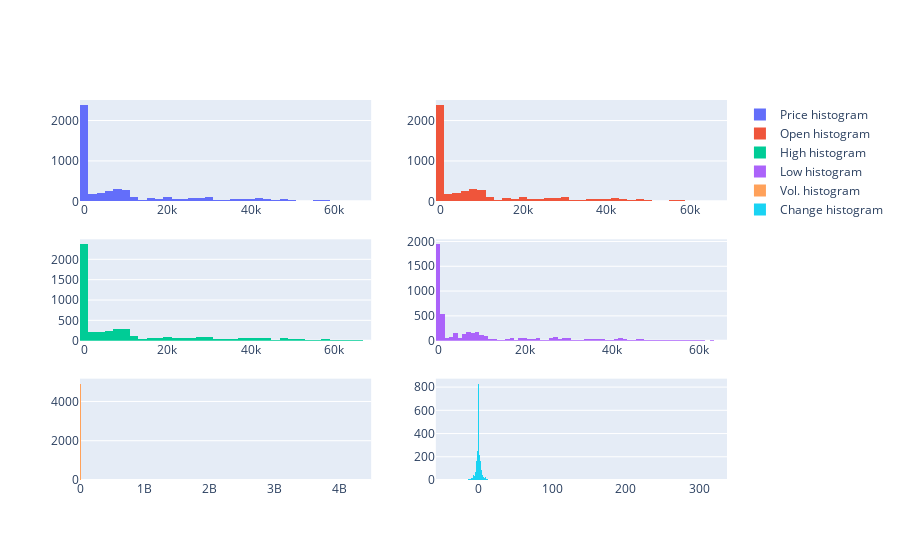

Notebook code for this chart:
### Code cell
fig = make_subplots(rows=3, cols=2)
fig.add_trace(
    go.Histogram(x=bitcoin_df['Price'], name='Price histogram'),
    row=1, col=1
)
fig.add_trace(
    go.Histogram(x=bitcoin_df['Open'], name='Open histogram'),
    row=1, col=2
)
fig.add_trace(
    go.Histogram(x=bitcoin_df['High'], name='High histogram'),
    row=2, col=1
)
fig.add_trace(
    go.Histogram(x=bitcoin_df['Low'], name='Low histogram'),
    row=2, col=2
)
fig.add_trace(
    go.Histogram(x=bitcoin_df['Vol.'], name='Vol. histogram'),
    row=3, col=1
)
fig.add_trace(
    go.Histogram(x=bitcoin_df['Change %'], name='Change histogram'),
    row=3, col=2
)
fig.show()

### Figure 1 — Plotly figure (JSON) as saved in the notebook; plotly's stock layout.template omitted (floating-point values rounded to 4 significant figures; data arrays with more than 128 entries replaced by an {"elided": "..."} marker saying what was removed)
{"data": [{"name": "Price histogram", "type": "histogram", "x": {"elided": "4970 float values"}, "xaxis": "x", "yaxis": "y"}, {"name": "Open histogram", "type": "histogram", "x": {"elided": "4970 float values"}, "xaxis": "x2", "yaxis": "y2"}, {"name": "High histogram", "type": "histogram", "x": {"elided": "4970 float values"}, "xaxis": "x3", "yaxis": "y3"}, {"name": "Low histogram", "type": "histogram", "x": {"elided": "4970 float values"}, "xaxis": "x4", "yaxis": "y4"}, {"name": "Vol. histogram", "type": "histogram", "x": {"elided": "4970 int values"}, "xaxis": "x5", "yaxis": "y5"}, {"name": "Change histogram", "type": "histogram", "x": {"elided": "4970 float values"}, "xaxis": "x6", "yaxis": "y6"}], "layout": {"xaxis": {"anchor": "y", "domain": [0, 0.45]}, "xaxis2": {"anchor": "y2", "domain": [0.55, 1]}, "xaxis3": {"anchor": "y3", "domain": [0, 0.45]}, "xaxis4": {"anchor": "y4", "domain": [0.55, 1]}, "xaxis5": {"anchor": "y5", "domain": [0, 0.45]}, "xaxis6": {"anchor": "y6", "domain": [0.55, 1]}, "yaxis": {"anchor": "x", "domain": [0.7333, 1]}, "yaxis2": {"anchor": "x2", "domain": [0.7333, 1]}, "yaxis3": {"anchor": "x3", "domain": [0.3667, 0.6333]}, "yaxis4": {"anchor": "x4", "domain": [0.3667, 0.6333]}, "yaxis5": {"anchor": "x5", "domain": [0, 0.2667]}, "yaxis6": {"anchor": "x6", "domain": [0, 0.2667]}}}
